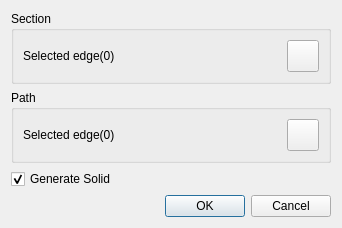
<?xml version="1.0" encoding="UTF-8"?>
<ui version="4.0">
 <class>SweepDialog</class>
 <widget class="QDialog" name="SweepDialog">
  <property name="geometry">
   <rect>
    <x>0</x>
    <y>0</y>
    <width>342</width>
    <height>203</height>
   </rect>
  </property>
  <property name="windowTitle">
   <string>Sweep</string>
  </property>
  <layout class="QGridLayout" name="gridLayout">
   <item row="0" column="0">
    <widget class="QGroupBox" name="groupBox_3">
     <property name="title">
      <string>Section</string>
     </property>
     <layout class="QHBoxLayout" name="horizontalLayout">
      <item>
       <widget class="QLabel" name="edglabel">
        <property name="text">
         <string>Selected edge(0)</string>
        </property>
       </widget>
      </item>
      <item>
       <widget class="QPushButton" name="geoSelectCurve">
        <property name="minimumSize">
         <size>
          <width>32</width>
          <height>32</height>
         </size>
        </property>
        <property name="maximumSize">
         <size>
          <width>32</width>
          <height>32</height>
         </size>
        </property>
        <property name="styleSheet">
         <string notr="true">background-image: url(:/QUI/geometry/selectwire.png);</string>
        </property>
        <property name="text">
         <string/>
        </property>
       </widget>
      </item>
     </layout>
    </widget>
   </item>
   <item row="1" column="0">
    <widget class="QGroupBox" name="groupBox_4">
     <property name="title">
      <string>Path</string>
     </property>
     <layout class="QHBoxLayout" name="horizontalLayout_2">
      <item>
       <widget class="QLabel" name="pathlabel">
        <property name="text">
         <string>Selected edge(0)</string>
        </property>
       </widget>
      </item>
      <item>
       <widget class="QPushButton" name="geoSelectCurve_1">
        <property name="minimumSize">
         <size>
          <width>32</width>
          <height>32</height>
         </size>
        </property>
        <property name="maximumSize">
         <size>
          <width>32</width>
          <height>32</height>
         </size>
        </property>
        <property name="styleSheet">
         <string notr="true">background-image: url(:/QUI/geometry/selectwire.png);</string>
        </property>
        <property name="text">
         <string/>
        </property>
       </widget>
      </item>
     </layout>
    </widget>
   </item>
   <item row="2" column="0">
    <widget class="QCheckBox" name="solidCheckBox">
     <property name="toolTip">
      <string/>
     </property>
     <property name="layoutDirection">
      <enum>Qt::LeftToRight</enum>
     </property>
     <property name="text">
      <string>Generate Solid</string>
     </property>
     <property name="checked">
      <bool>true</bool>
     </property>
    </widget>
   </item>
   <item row="3" column="0">
    <widget class="QDialogButtonBox" name="buttonBox">
     <property name="orientation">
      <enum>Qt::Horizontal</enum>
     </property>
     <property name="standardButtons">
      <set>QDialogButtonBox::Cancel|QDialogButtonBox::Ok</set>
     </property>
    </widget>
   </item>
  </layout>
 </widget>
 <resources>
  <include location="../qrc/qianfan.qrc"/>
 </resources>
 <connections>
  <connection>
   <sender>buttonBox</sender>
   <signal>accepted()</signal>
   <receiver>SweepDialog</receiver>
   <slot>accept()</slot>
   <hints>
    <hint type="sourcelabel">
     <x>248</x>
     <y>254</y>
    </hint>
    <hint type="destinationlabel">
     <x>157</x>
     <y>274</y>
    </hint>
   </hints>
  </connection>
  <connection>
   <sender>buttonBox</sender>
   <signal>rejected()</signal>
   <receiver>SweepDialog</receiver>
   <slot>reject()</slot>
   <hints>
    <hint type="sourcelabel">
     <x>316</x>
     <y>260</y>
    </hint>
    <hint type="destinationlabel">
     <x>286</x>
     <y>274</y>
    </hint>
   </hints>
  </connection>
 </connections>
</ui>
